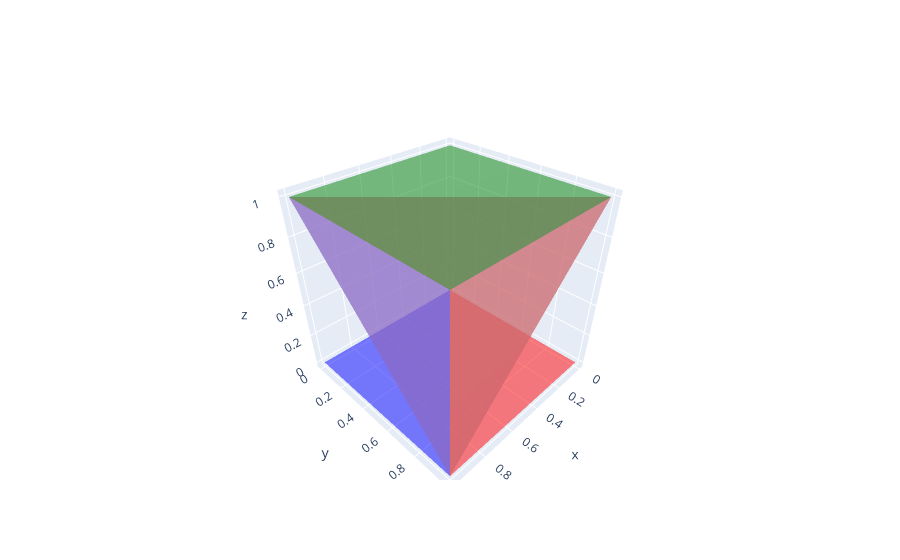

This figure's notebook cell:
### Code cell
fig = go.Figure()

def draw_triangle(p1, p2, p3, color):
    # Define las coordenadas de los vértices del triángulo
    x = [p1[0], p2[0], p3[0]]
    y = [p1[1], p2[1], p3[1]]
    z = [p1[2], p2[2], p3[2]]

    # Dibuja el triángulo como un objeto go.Mesh3d
    fig.add_trace(go.Mesh3d(x=x, y=y, z=z, opacity=0.5, color=color))

def draw_tethra(p0, p1, p2, p3, color):
    draw_triangle(p0, p1, p2, color)
    draw_triangle(p3, p1, p0, color)
    draw_triangle(p0, p2, p3, color)
    draw_triangle(p1, p2, p3, color)

def draw_s(p1, p2, p3, p4, color):
        # Define las coordenadas de los vértices del triángulo
        x = [p1[0], p2[0], p3[0], p4[0]]
        y = [p1[1], p2[1], p3[1], p4[1]]
        z = [p1[2], p2[2], p3[2], p4[2]]

        # Dibuja el triángulo como un objeto go.Mesh3d
        fig.add_trace(go.Mesh3d(x=x, y=y, z=z, opacity=0.5, color=color))

p0 = np.array([1,0,0])
p1 = np.array([0,0,0])
p2 = np.array([0,1,0])
p3 = np.array([1,1,0])
p4 = np.array([1,0,1])
p5 = np.array([0,0,1])
p6 = np.array([0,1,1])
p7 = np.array([1,1,1])

draw_tethra(p0, p1, p3, p4, 'blue')
draw_tethra(p1, p2, p3, p6, 'red')
draw_tethra(p4, p6, p7, p3, 'pink')
draw_tethra(p4, p6, p5, p1, 'green')


#fig.update_layout(scene=dict(xaxis_range=[-1, 2], yaxis_range=[-1, 2], zaxis_range=[-1, 2]))

fig.show()

### Figure 1 — Plotly figure (JSON) as saved in the notebook; plotly's stock layout.template omitted (floating-point values rounded to 4 significant figures)
{"data": [{"color": "blue", "opacity": 0.5, "type": "mesh3d", "x": [1, 0, 1], "y": [0, 0, 1], "z": [0, 0, 0]}, {"color": "blue", "opacity": 0.5, "type": "mesh3d", "x": [1, 0, 1], "y": [0, 0, 0], "z": [1, 0, 0]}, {"color": "blue", "opacity": 0.5, "type": "mesh3d", "x": [1, 1, 1], "y": [0, 1, 0], "z": [0, 0, 1]}, {"color": "blue", "opacity": 0.5, "type": "mesh3d", "x": [0, 1, 1], "y": [0, 1, 0], "z": [0, 0, 1]}, {"color": "red", "opacity": 0.5, "type": "mesh3d", "x": [0, 0, 1], "y": [0, 1, 1], "z": [0, 0, 0]}, {"color": "red", "opacity": 0.5, "type": "mesh3d", "x": [0, 0, 0], "y": [1, 1, 0], "z": [1, 0, 0]}, {"color": "red", "opacity": 0.5, "type": "mesh3d", "x": [0, 1, 0], "y": [0, 1, 1], "z": [0, 0, 1]}, {"color": "red", "opacity": 0.5, "type": "mesh3d", "x": [0, 1, 0], "y": [1, 1, 1], "z": [0, 0, 1]}, {"color": "pink", "opacity": 0.5, "type": "mesh3d", "x": [1, 0, 1], "y": [0, 1, 1], "z": [1, 1, 1]}, {"color": "pink", "opacity": 0.5, "type": "mesh3d", "x": [1, 0, 1], "y": [1, 1, 0], "z": [0, 1, 1]}, {"color": "pink", "opacity": 0.5, "type": "mesh3d", "x": [1, 1, 1], "y": [0, 1, 1], "z": [1, 1, 0]}, {"color": "pink", "opacity": 0.5, "type": "mesh3d", "x": [0, 1, 1], "y": [1, 1, 1], "z": [1, 1, 0]}, {"color": "green", "opacity": 0.5, "type": "mesh3d", "x": [1, 0, 0], "y": [0, 1, 0], "z": [1, 1, 1]}, {"color": "green", "opacity": 0.5, "type": "mesh3d", "x": [0, 0, 1], "y": [0, 1, 0], "z": [0, 1, 1]}, {"color": "green", "opacity": 0.5, "type": "mesh3d", "x": [1, 0, 0], "y": [0, 0, 0], "z": [1, 1, 0]}, {"color": "green", "opacity": 0.5, "type": "mesh3d", "x": [0, 0, 0], "y": [1, 0, 0], "z": [1, 1, 0]}], "layout": {}}
